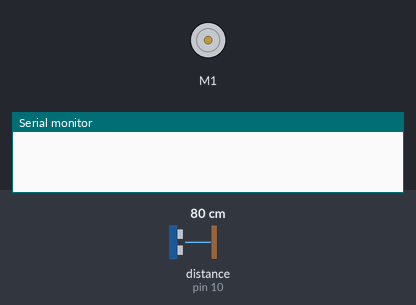
Recording of a sketch running on a simulated Arduino Uno, built with avr-gcc and run on an emulated ATmega328P. On the bench: DC motor (green arrow = forward, orange = backward, longer = faster), the last lines printed to the serial monitor. Wiring (inferred from the names in the program): ultrasonic range finder: trigger pin 9; echo pin 10. The test bench sets the inputs (shaded band); at power-on: distance to the obstacle (sensor on pin 10) 80 cm. The echo pulse lasts 58.3 µs per cm.

Above: at 1.3 s.
1.4 s: distance to the obstacle (sensor on pin 10) set to 23 cm
2.9 s: distance to the obstacle (sensor on pin 10) set to 19 cm
At 4.2 s:
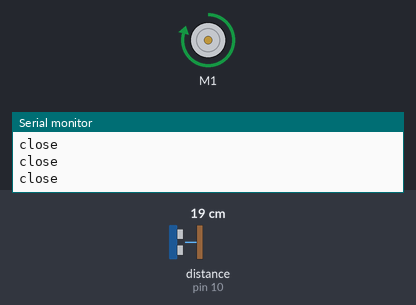
4.5 s: distance to the obstacle (sensor on pin 10) set to 98 cm
6.0 s: distance to the obstacle (sensor on pin 10) set to 104 cm
At 6.3 s:
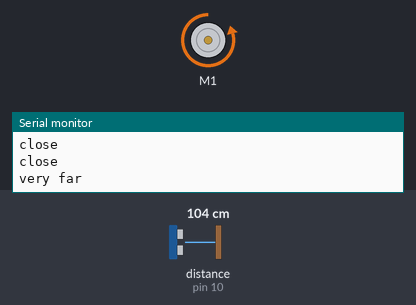
7.5 s: distance to the obstacle (sensor on pin 10) set to 2 cm
At 8.0 s:
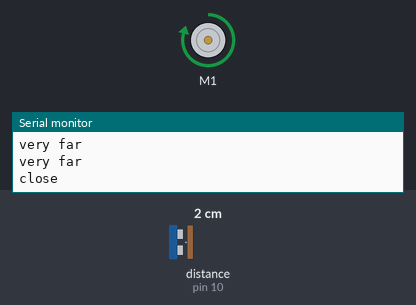
9.0 s: distance to the obstacle (sensor on pin 10) set to 120 cm
At 9.5 s:
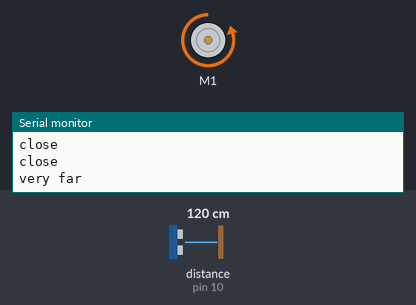
Timing chart, 0 to 11.5 s (numbered marks = the images above; inputs shaded):
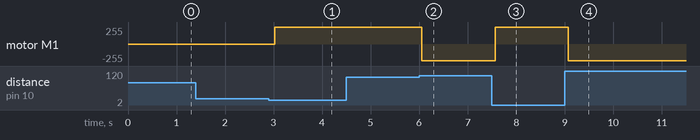

Measured:
- the behaviour switches between 22 and 21 cm on distance to the obstacle (sensor on pin 10) (found by bisection; images 0 and 1)
- the behaviour switches between 101 and 102 cm on distance to the obstacle (sensor on pin 10) (found by bisection; images 1 and 2)
- after the input at 1.4 s, every drawn part: stays the same
- after the input at 2.9 s, motor M1: stopped → forward 250/255 after 0.12 s
- after the input at 4.5 s, every drawn part: stays the same
- after the input at 6.0 s, motor M1: forward 250/255 → backward 250/255 after 0.05 s
- after the input at 7.5 s, motor M1: backward 250/255 → forward 250/255 after 0.07 s
- after the input at 9.0 s, motor M1: forward 250/255 → backward 250/255 after 0.08 s

The sketch:

sketch_sep9a.ino
```cpp
#include <AFMotor.h>
const int trigPin = 9;
const int echoPin = 10;

AF_DCMotor motor(1, MOTOR12_1KHZ);

long duration;
int distance;


void setup() {
  // put your setup code here, to run once:
  pinMode(trigPin, OUTPUT);
  pinMode(echoPin, INPUT);
  Serial.begin(9600);
}

void loop() {
  // put your main code here, to run repeatedly:
  digitalWrite(trigPin, LOW);
  delayMicroseconds(2);

  // Pulse send
  digitalWrite(trigPin, HIGH);
  delayMicroseconds(10);
  // Pulse off
  digitalWrite(trigPin, LOW);
  // Time Read
  duration = pulseIn(echoPin, HIGH);

  // Distance Calculation
  distance = duration * 0.034 / 2;
  motor.setSpeed(250);

  if(distance==20 && distance==100){
    Serial.println("far");
    motor.run(RELEASE);

  }
  else if(distance<=20){
    Serial.println("close");
    motor.run(FORWARD);
  }
  else if (distance>=100){
    Serial.println("very far");
    motor.run(BACKWARD);
  }


  delay(500);


}
```
